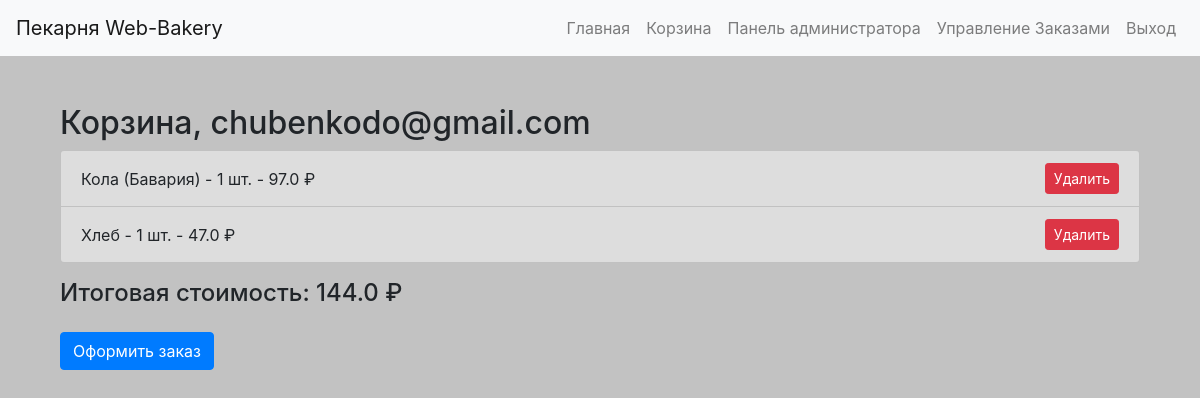
/cart (signed in), run on the app's committed database.
### app/models.py (models this page shows, shortened)
class User(db.Model, UserMixin):
    id = db.Column(db.Integer, primary_key=True)
    username = db.Column(db.String(80), unique=True, nullable=False)
    email = db.Column(db.String(120), unique=True, nullable=False)
    password = db.Column(db.String(200), nullable=False)
    role = db.Column(db.String(20), default='customer')  # customer, moderator, admin
    created_at = db.Column(db.DateTime, default=datetime.now)

class CartItem(db.Model):
    id = db.Column(db.Integer, primary_key=True)
    cart_id = db.Column(db.Integer, db.ForeignKey('cart.id'), nullable=True)
    product_id = db.Column(db.Integer, db.ForeignKey('product.id'), nullable=False)
    quantity = db.Column(db.Integer, nullable=False)
    product = db.relationship('Product', backref='cart_items')

class Product(db.Model):
    id = db.Column(db.Integer, primary_key=True)
    name = db.Column(db.String(100), nullable=False)
    description = db.Column(db.Text, nullable=True)
    price = db.Column(db.Float, nullable=False)
    category_id = db.Column(db.Integer, db.ForeignKey('category.id'), nullable=False)
    created_at = db.Column(db.DateTime, default=datetime.now)

### app/routes.py (the view)
@bp.route('/cart')
@login_required
def cart():
    cart = Cart.query.filter_by(user_id=current_user.id).first()
    if cart and cart.items:
        total_price = sum(item.product.price * item.quantity for item in cart.items)
    else:
        total_price = 0.0
    return render_template('cart.html', cart=cart, total_price=total_price, user=current_user.username)

### app/__init__.py (called while the page is built)
def create_app():
    app = Flask(__name__)
    app.config['SECRET_KEY'] = 'supedawrseddacreweqtkey'
    app.config['SQLALCHEMY_DATABASE_URI'] = 'sqlite:///bakery.db'
    app.config['SQLALCHEMY_TRACK_MODIFICATIONS'] = False
    db.init_app(app)
    migrate.init_app(app, db)
    login_manager.init_app(app)
    login_manager.login_view = 'main.login'
    login_manager.login_message = "Пожалуйста, войдите, чтобы получить доступ к этой странице."
    login_manager.login_message_category = "warning"
    from .models import User, Product, Category
    @login_manager.user_loader
    def load_user(user_id):
        return User.query.get(int(user_id))
    from . import routes
    app.register_blueprint(routes.bp)
    return app

### app/templates/cart.html
{% extends 'base.html' %}
{% block content %}
<div class="container">
    <h2 class="mt-5">Корзина, {{ user }}</h2>
    {% if cart and cart.items %}
    <ul class="list-group">
        {% for item in cart.items %}
        <li class="list-group-item d-flex justify-content-between align-items-center" style="background-color: rgb(221, 221, 221);">
            {{ item.product.name }} - {{ item.quantity }} шт. - {{ item.product.price * item.quantity }} ₽
            <form method="POST" action="{{ url_for('main.remove_from_cart', product_id=item.product.id) }}">
                <button type="submit" class="btn btn-danger btn-sm">Удалить</button>
            </form>
        </li>
        {% endfor %}
    </ul>
    <div class="mt-3">
        <h4>Итоговая стоимость: {{ total_price }} ₽</h4>
    </div>
    <form method="POST" action="{{ url_for('main.checkout') }}">
        <button type="submit" class="btn btn-primary mt-3">Оформить заказ</button>
    </form>
    {% else %}
    <p>Ваша корзина пуста. Выберите что-либо</p>
    {% endif %}
</div>
{% endblock %}

### app/static/style.css (style rules this page uses)
.container { z-index: 1; background-size: cover; }
.container:before { z-index: -1; position: absolute; opacity: 0.4; }
body { background-color: #c2c2c2; }

### data on the page
User: username "chubenkodo@gmail.com"
CartItem: product.name "Кола (Бавария)", quantity "1", item.product.price*item.quantity "97.0"
CartItem: product.name "Хлеб", quantity "1", item.product.price*item.quantity "47.0"

### other printed values
{{ total_price }} "144.0"
